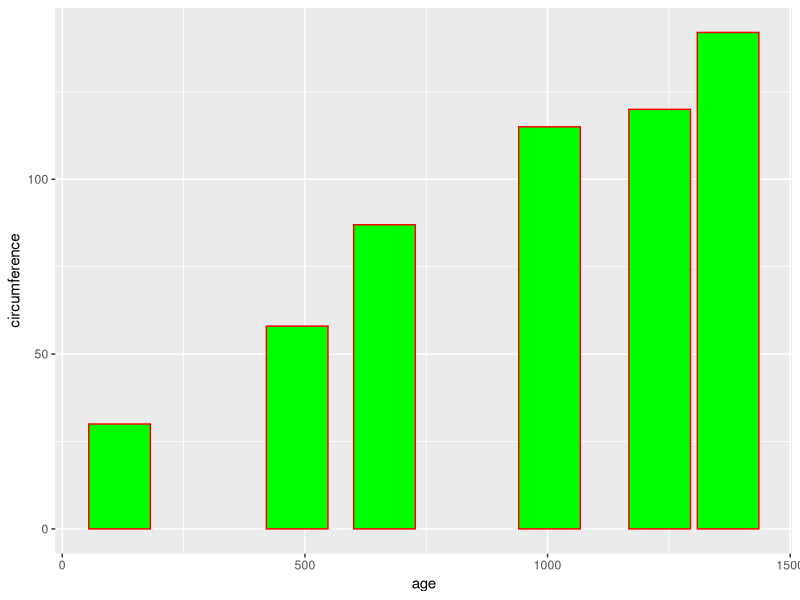

Reproduce this figure in R.
## ---- chunk 1
library(datasets)
data(Orange)
summary(Orange)
dim(Orange)
## ---- chunk 2
library(ggplot2)
newOrange <- subset(Orange, Tree == 1)
 newOrange <- subset(newOrange, age > 100 & age < 1400) 
 
 ggplot(data = newOrange, aes(x = age, y = circumference)) + geom_bar(stat = "identity", fill = "green", color ="red") 
